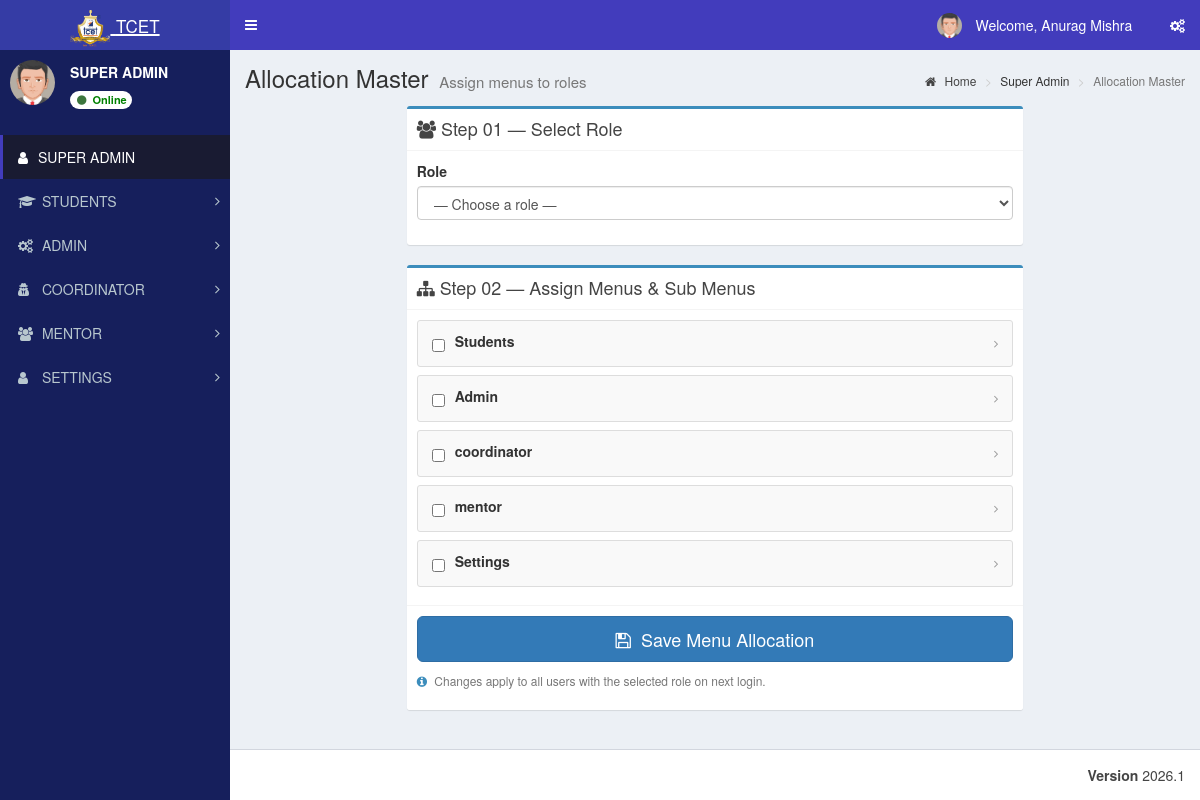
The app's page /admin/allocation_master.php (signed in) with its own data.
### tables this page shows
CREATE TABLE `st_role_master` (
  `role_id` int(11) NOT NULL,
  `role_name` varchar(100) NOT NULL
);

CREATE TABLE `st_menu_master` (
  `menu_id` int(11) NOT NULL,
  `menu_name` varchar(100) NOT NULL,
  `menu_icon` varchar(100) NOT NULL DEFAULT 'fa fa-folder'
);

### database/db_connect.php (called while the page is built, shortened)
<?php
class DBController
{
    public $host = "localhost";
    public $user = "root";
    public $password = "";
    public $database = "tcet_st";
   public $conn;
    function __construct()
    {
        $this->conn = $this->connectDB();
    }
    function connectDB()
    {
      $conn = @mysqli_connect($this->host,$this->user,$this->password,$this->database);
      return $conn;
    }
    public function runQuery($query) {
    $result = mysqli_query($this->conn, $query);
    $resultset = [];
    while ($row = mysqli_fetch_assoc($result)) {
        $resultset[] = $row;
    }
    return $resultset;
}
}
?>

### admin/allocation_master.php (the view, shortened to what this page needs)
<?php
include "header/header.php";
include_once("../database/db_connect.php");
require_once '../database/db_connect.php';
$db = new DBController();
$all_menus = $db->runQuery("SELECT * FROM st_menu_master ORDER BY menu_id") ?? [];
$all_subs  = [];
$subs_raw  = $db->runQuery("SELECT * FROM st_sub_menu_master ORDER BY menu_id, sub_menu_id") ?? [];
foreach ($subs_raw as $sub) {
    $all_subs[$sub['menu_id']][] = $sub;
}
?>
<!DOCTYPE html>
<html lang="en">
<head>
  <link rel="stylesheet" href="bootstrap/css/bootstrap.min.css">
  <link rel="stylesheet" href="https://cdnjs.cloudflare.com/ajax/libs/font-awesome/4.5.0/css/font-awesome.min.css">
  <link rel="stylesheet" href="https://cdnjs.cloudflare.com/ajax/libs/ionicons/2.0.1/css/ionicons.min.css">
  <link rel="stylesheet" href="dist/css/AdminLTE.min.css">
  <link rel="stylesheet" href="dist/css/skins/_all-skins.min.css">
  <link rel="stylesheet" href="plugins/iCheck/flat/blue.css">
</head>
<body class="skin-blue sidebar-mini">
<div class="wrapper">
  <div class="content-wrapper">
    <section class="content-header">
      <h1>Allocation Master <small>Assign menus to roles</small></h1>
      <ol class="breadcrumb">
        <li><a href="#"><i class="fa fa-home"></i> Home</a></li>
        <li>Super Admin</li>
        <li class="active">Allocation Master</li>
      </ol>
    </section>
    <section class="content">
      <form method="POST" action="">
        <div class="row">
          <div class="col-md-8 col-md-offset-2">
            <div class="box box-primary">
              <div class="box-header with-border">
                <h3 class="box-title"><i class="fa fa-users"></i> Step 01 — Select Role</h3>
              </div>
              <div class="box-body">
                <div class="form-group">
                  <label for="role_select">Role</label>
                  <select name="role_id" id="role_select" class="form-control" required>
                    <option value="">— Choose a role —</option>
                  </select>
                </div>
              </div>
            </div>
            <div class="box box-primary" id="menu-container">
              <div class="box-header with-border">
                <h3 class="box-title"><i class="fa fa-sitemap"></i> Step 02 — Assign Menus &amp; Sub Menus</h3>
              </div>
              <div class="box-body">
                <ul class="menu-tree">
                  <?php foreach ($all_menus as $menu): ?>
                    <?php $mid = $menu['menu_id']; ?>
                    <li class="tree-item" id="tree_item_<?= $mid ?>">
                      <div class="tree-header">
                        <input type="checkbox"
                               class="main-check flat-blue"
                               name="menu_ids[]"
                               value="<?= $mid ?>"
                               id="menu_<?= $mid ?>"/>
                        <label class="menu-label" for="menu_<?= $mid ?>">
                          <?= htmlspecialchars($menu['menu_name']) ?>
                        </label>
                        <?php if (!empty($all_subs[$mid])): ?>
                          <i class="fa fa-angle-right tree-toggle" id="arrow_<?= $mid ?>"></i>
                        <?php endif; ?>
                      </div>
                    </li>
                  <?php endforeach; ?>
                </ul>
              </div>
              <div class="box-footer">
                <button type="submit" class="btn btn-primary btn-lg btn-block">
                  <i class="fa fa-save"></i> &nbsp;Save Menu Allocation
                </button>
                <p class="alloc-info">
                  <i class="fa fa-info-circle"></i>
                  Changes apply to all users with the selected role on next login.
                </p>
              </div>
            </div>
          </div>
        </div>
      </form>
    </section>
  </div>
</div>
</body>
</html>
 <?php include "header/footer.php" ?>

### admin/header/header.php (shortened to what this page needs)
<?php
include_once("../database/db_connect.php");
$db_handle = new DBController();
$sessionLoginId = intval($_SESSION['user_login_id'] ?? $_SESSION['user_session'] ?? 0);
$username = '';
$userid = 0;
$usertype = 0;
$sql = "SELECT l.login_id, l.username, l.user_id, u.role_id, u.user_name, r.role_name
	    FROM st_login l
	    LEFT JOIN st_user_master u ON u.user_id = l.user_id
	    LEFT JOIN st_role_master r ON r.role_id = u.role_id
	    WHERE l.login_id='" . $sessionLoginId . "' LIMIT 1";
$result = mysqli_query($db_handle->conn, $sql);
if ($result && $result->num_rows > 0) {
	$row = $result->fetch_assoc();
	$username = $row['username'];
	$userid = intval($row['user_id']);
	$usertype = intval($row['role_id']);
}
$name = $username;
$profileSql = "SELECT COALESCE(NULLIF(TRIM(u.user_name), ''), l.username) AS user_name
			   FROM st_login l
			   LEFT JOIN st_user_master u ON u.user_id = l.user_id
			   WHERE l.user_id = $userid LIMIT 1";
$profileResult = mysqli_query($db_handle->conn, $profileSql);
if ($profileResult && ($profileRow = mysqli_fetch_assoc($profileResult))) {
	$profileName = trim((string)($profileRow['user_name'] ?? ''));
	if ($profileName !== '') {
		$name = $profileName;
	}
}
$sql = "SELECT role_name FROM st_role_master WHERE role_id = ? LIMIT 1";
$stmt = mysqli_prepare($db_handle->conn, $sql);
if ($stmt) {
	mysqli_stmt_bind_param($stmt, 'i', $usertype);
	mysqli_stmt_execute($stmt);
	$result = mysqli_stmt_get_result($stmt);
	if ($row = mysqli_fetch_assoc($result)) {
		$role_name = $row['role_name'];
	}
}
$dashboardRoute = ($usertype === 5) ? 'student_dashboard.php' : 'index.php';
?>
<!DOCTYPE html>
<html>
<head>
	<link rel="stylesheet" href="bootstrap/css/bootstrap.min.css">
	<link rel="stylesheet" href="https://cdnjs.cloudflare.com/ajax/libs/font-awesome/4.5.0/css/font-awesome.min.css">
	<link rel="stylesheet" href="https://cdnjs.cloudflare.com/ajax/libs/ionicons/2.0.1/css/ionicons.min.css">
	<link rel="stylesheet" href="dist/css/AdminLTE.min.css">
	<link rel="stylesheet" href="dist/css/skins/_all-skins.min.css">
	<link rel="stylesheet" href="plugins/iCheck/flat/blue.css">
	<link rel="stylesheet" href="plugins/morris/morris.css">
	<link rel="stylesheet" href="plugins/jvectormap/jquery-jvectormap-1.2.2.css">
	<link rel="stylesheet" href="plugins/datepicker/datepicker3.css">
	<link rel="stylesheet" href="plugins/daterangepicker/daterangepicker.css">
	<link rel="stylesheet" href="plugins/bootstrap-wysihtml5/bootstrap3-wysihtml5.min.css">
</head>
<body class="hold-transition skin-blue sidebar-mini">
	<div class="wrapper">
		<header class="main-header">
			<a href="<?php echo $dashboardRoute; ?>" class="logo">
				<span class="logo-lg"><img src="images/booklogo.webp" class="py-2" height="40px" /> <small>TCET</small></span>
			</a>
			<nav class="navbar navbar-static-top">
				<a href="#" class="sidebar-toggle" data-toggle="offcanvas" role="button">
				</a>
				<div class="navbar-custom-menu">
					<ul class="nav navbar-nav">
						<li class="dropdown user user-menu">
							<a href="#" class="dropdown-toggle" data-toggle="dropdown">
								<img src="dist/img/user2-160x160.jpg" class="user-image" alt="User Image">
								<span class="hidden-xs">&nbsp;Welcome, <?php echo $name; ?> &nbsp;</span>
							</a>
						</li>
						<li>
							<a href="#" data-toggle="control-sidebar"><i class="fa fa-gears"></i></a>
						</li>
					</ul>
				</div>
			</nav>
		</header>
		<aside class="main-sidebar">
			<section class="sidebar">
				<div class="user-panel">
					<div class="pull-left image">
						<img src="dist/img/user2-160x160.jpg" class="img-circle" alt="User Image">
					</div>
					<div class="pull-left info">
						<p><span><?php echo htmlspecialchars($role_name); ?></span></p>
						<a class="badge" href="#" style="background:white; color: green;">
							<i class="fa fa-circle text-success"></i> Online
						</a>
					</div>
				</div>
				<br />
				<?php include "side_menu.php"; ?>
		</aside>

### admin/header/side_menu.php (shortened to what this page needs)
<?php
function sidebar_has_column($conn, $table, $column)
{
	$escapedColumn = mysqli_real_escape_string($conn, $column);
	$result = mysqli_query($conn, "SHOW COLUMNS FROM $table LIKE '$escapedColumn'");
	$exists = ($result && mysqli_num_rows($result) > 0);
	return $exists;
}
$menuHasIconColumn = sidebar_has_column($db_handle->conn, 'st_menu_master', 'menu_icon');
$subMenuHasIconColumn = sidebar_has_column($db_handle->conn, 'st_sub_menu_master', 'sub_menu_icon');
$subMenuHasRouteColumn = sidebar_has_column($db_handle->conn, 'st_sub_menu_master', 'sub_menu_route');
$menuTree = array();
$menuIconSelect = $menuHasIconColumn
	? "COALESCE(NULLIF(TRIM(m.menu_icon), ''), 'fa fa-folder') AS menu_icon"
	: "'fa fa-folder' AS menu_icon";
$subMenuRouteSelect = $subMenuHasRouteColumn
	? "COALESCE(NULLIF(TRIM(sm.sub_menu_route), ''), '#') AS sub_menu_route"
	: "'#' AS sub_menu_route";
$subMenuIconSelect = $subMenuHasIconColumn
	? "COALESCE(NULLIF(TRIM(sm.sub_menu_icon), ''), 'fa fa-angle-double-right') AS sub_menu_icon"
	: "'fa fa-angle-double-right' AS sub_menu_icon";
$menuSql = "SELECT m.menu_id, m.menu_name, $menuIconSelect
			FROM st_menu_master m
			WHERE (
				EXISTS (
					SELECT 1
					FROM st_menu_allocation_master mar
					WHERE mar.menu_id = m.menu_id
					  AND mar.role_id = ?
					  AND mar.sub_menu_id IS NULL
				)
				OR EXISTS (
					SELECT 1
					FROM st_menu_allocation_master maa
					WHERE maa.menu_id = m.menu_id
					  AND maa.role_id = ?
					  AND maa.sub_menu_id IS NOT NULL
				)
			)
			ORDER BY m.menu_id";
$menuStmt = mysqli_prepare($db_handle->conn, $menuSql);
if ($menuStmt) {
	mysqli_stmt_bind_param($menuStmt, 'ii', $usertype, $usertype);
	mysqli_stmt_execute($menuStmt);
	$menuResult = mysqli_stmt_get_result($menuStmt);
	while ($menuRow = mysqli_fetch_assoc($menuResult)) {
		$menuId = (int) $menuRow['menu_id'];
		$menuTree[$menuId] = array(
			'menu_name' => $menuRow['menu_name'],
			'menu_icon' => $menuRow['menu_icon'],
			'submenus' => array()
		);
		$subSql = "SELECT sm.sub_menu_id, sm.sub_menu_name, $subMenuRouteSelect, $subMenuIconSelect
				   FROM st_sub_menu_master sm
				   WHERE sm.menu_id = ?
				   AND (
					   EXISTS (
						   SELECT 1
						   FROM st_menu_allocation_master mar
						   WHERE mar.sub_menu_id = sm.sub_menu_id
							 AND mar.role_id = ?
					   )
				   )
				   ORDER BY sm.sort_order ASC, sm.sub_menu_id ASC";
		$subStmt = mysqli_prepare($db_handle->conn, $subSql);
		if ($subStmt) {
			mysqli_stmt_bind_param($subStmt, 'ii', $menuId, $usertype);
			mysqli_stmt_execute($subStmt);
			$subResult = mysqli_stmt_get_result($subStmt);
			while ($subRow = mysqli_fetch_assoc($subResult)) {
				$menuTree[$menuId]['submenus'][] = $subRow;
			}
		}
	}
}
?>
<ul class="sidebar-menu" id="sidebar-dynamic-menu">
<li class="active"><a href="index.php"><i class="fa fa-user"></i><span><?php echo htmlspecialchars($role_name); ?></span></a></li>
<?php foreach ($menuTree as $menuId => $menuData) {
	$menuName = trim((string) $menuData['menu_name']);
	$menuIcon = trim((string) $menuData['menu_icon']);
?>
<li class="treeview" data-menu-id="<?php echo $menuId; ?>" id="sidebar-menu-<?php echo $menuId; ?>">
<a href="#">
<i class="<?php echo htmlspecialchars($menuIcon); ?>" aria-hidden="true"></i> <span><?php echo strtoupper(htmlspecialchars($menuName)); ?></span>
<span class="pull-right-container">
<i class="fa fa-angle-right pull-right"></i>
</span>
</a>
</li>
<?php } ?>
</ul>
</section>

### admin/allocation_master.php (style rules this page uses)
.menu-tree { list-style: none; padding: 0; margin: 0; }
.menu-tree .tree-item { border: 1px solid #ddd; border-radius: 3px; margin-bottom: 8px; background: #f9f9f9; transition: border-color .15s; }
.tree-header { padding: 10px 14px; display: flex; align-items: center; gap: 10px; cursor: pointer; user-select: none; }
.tree-header .menu-label { font-size: 14px; font-weight: 700; flex: 1; color: #333; }
.tree-toggle { font-size: 12px; color: #999; transition: transform .2s; }
.alloc-info { font-size: 12px; color: #777; margin-top: 10px; }
.alloc-info i { color: #3c8dbc; margin-right: 4px; }

### records on screen
st_role_master: role_name "SUPER ADMIN"
st_menu_master: menu_name "STUDENTS", menu_name "Students"
st_menu_master: menu_name "ADMIN", menu_name "Admin"
st_menu_master: menu_name "COORDINATOR", menu_name "coordinator"
st_menu_master: menu_name "MENTOR", menu_name "mentor"
st_menu_master: menu_name "SETTINGS", menu_name "Settings"

### other values on screen
$name "Anurag Mishra"
